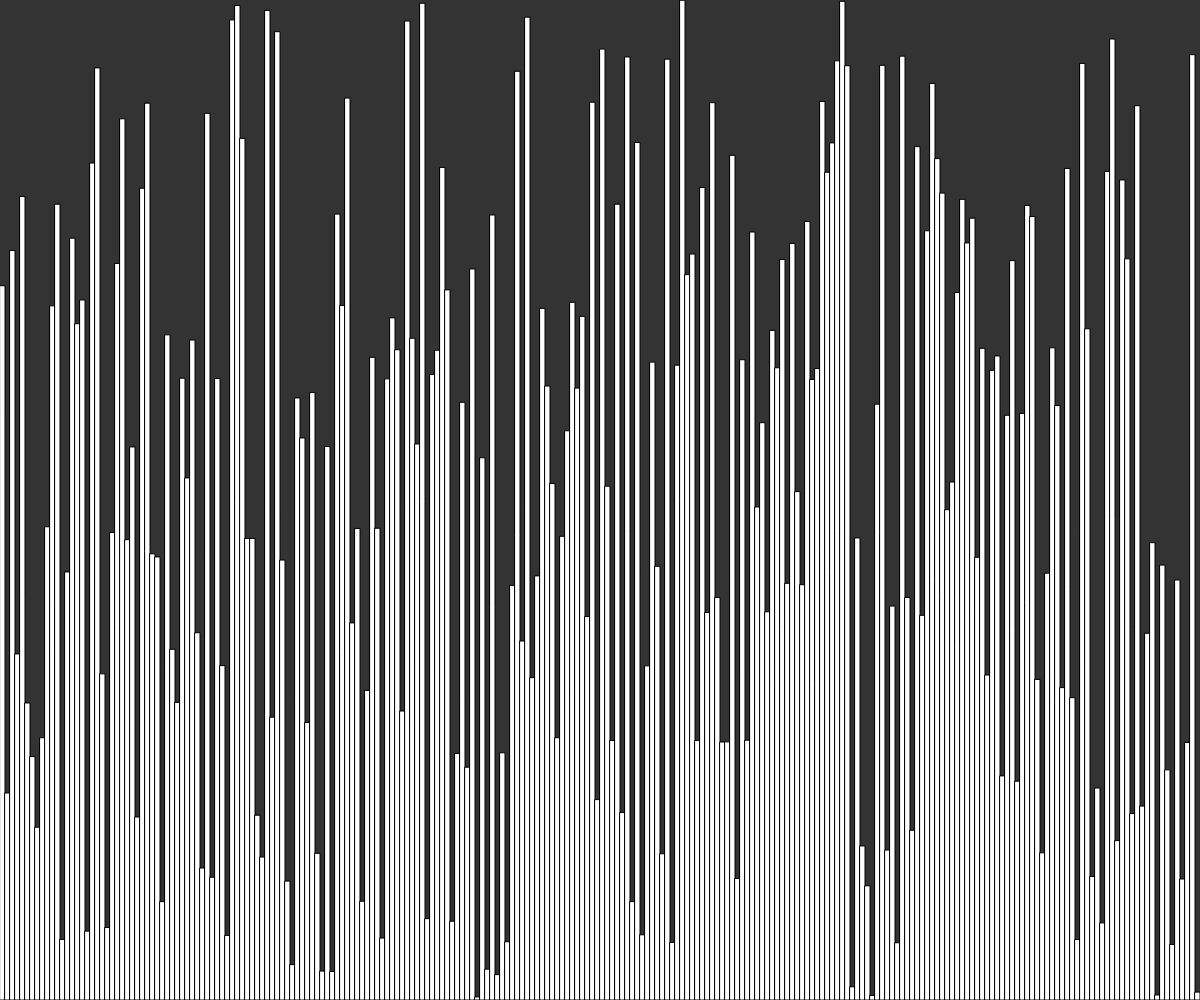
Frame 1 (no input)
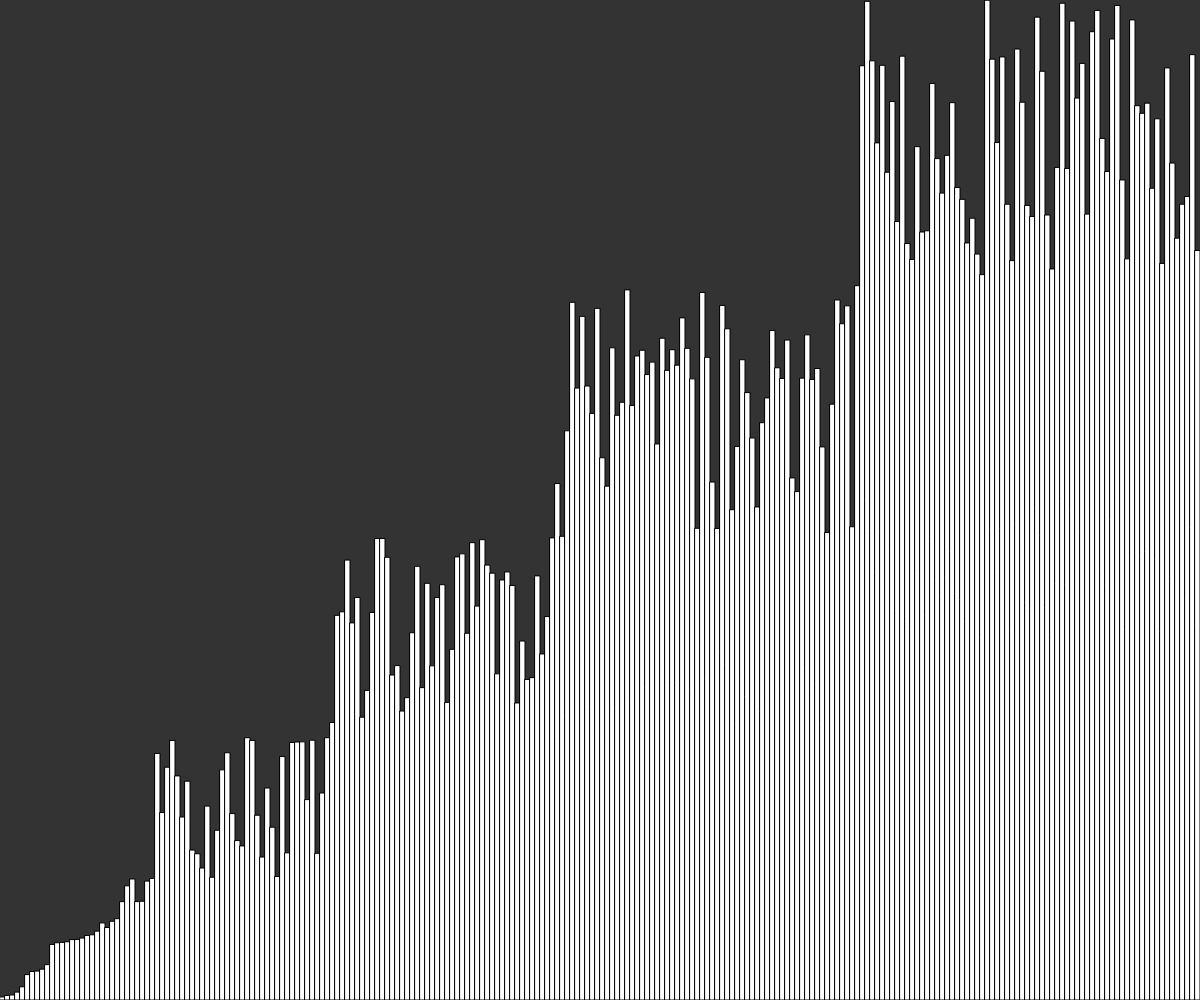
Frame 60 (no input)
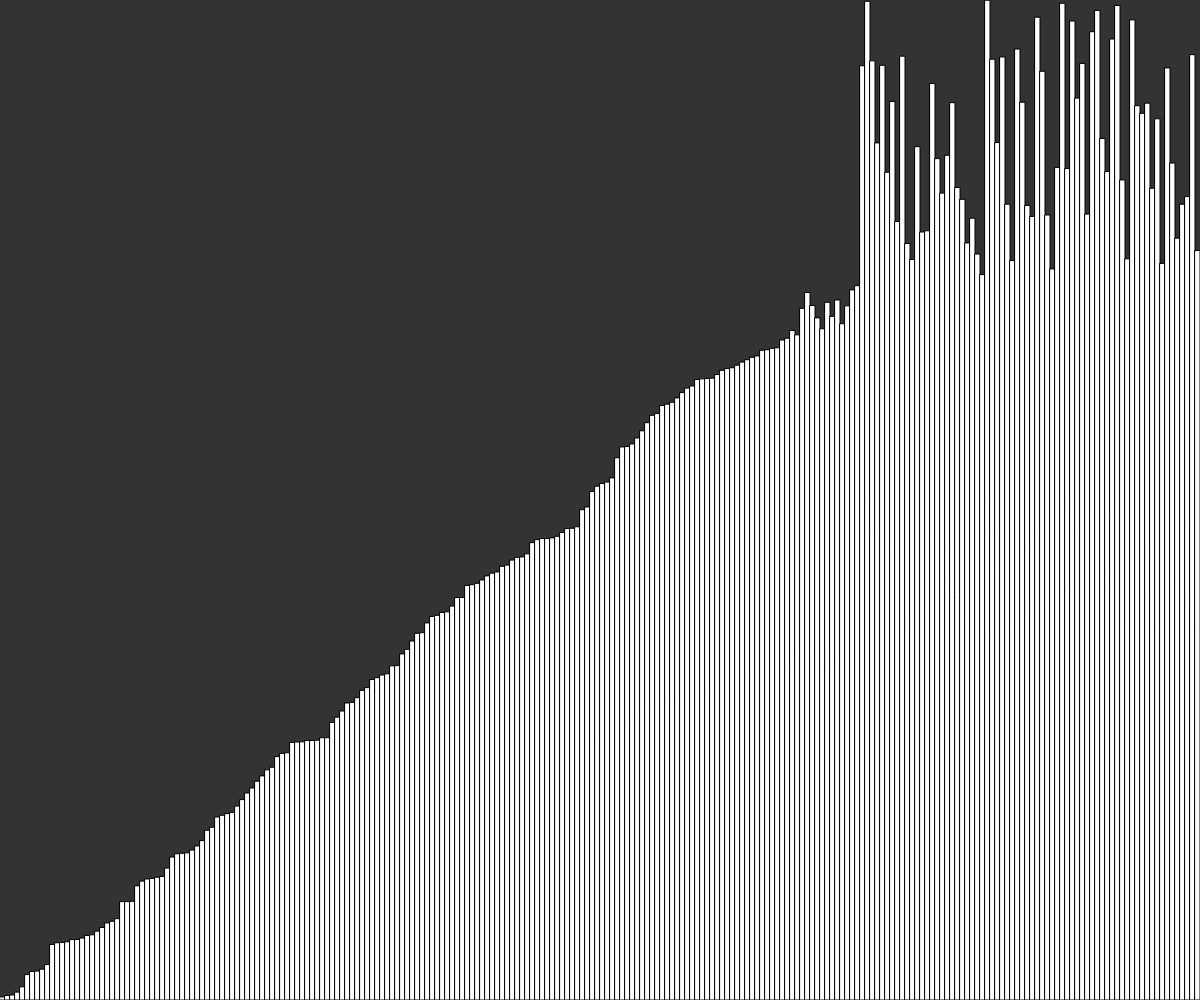
Frame 120 (the mouse pressed at the canvas centre since frame 60)

The p5.js sketch that drew these frames (run headless with seeded random() and noise() and a simulated clock; from frame 60 on, the mouse is pressed at the canvas centre):

// p5.js sketch
// ── sketch.js
let w = 5;

function setup() {
  createCanvas(windowWidth, windowHeight);
  values = new Array(floor(width / w));
  for(let i = 0; i < values.length; i++){
      values[i] = random(height);
  }
  frameRate(50);
  quickSort(values, 0, values.length - 1);
}

function draw() {
  background(51);

  for(let i = 0; i <= values.length; i++){
    stroke(0);
    fill(255);
    rect( i * w, height - values[i], w, values[i] )

  }
}

// 16 8 12 15 6 3 9 5 10

async function partition(array, start, end){
  let pivot = array[start];
  let i = start;
  let j = end;
  while(i <= j){
    while(array[i] <= pivot){
      i++;
    }
    while(array[j] > pivot){
      j--;
    }
    if(i <= j){
      await swap(array, i, j);
      i++;
      j--;
    }
  }
  await swap(array, start, j);
  return j;
}

async function swap(array, firstIndex, secondIndex){
  await sleep(10);
  let temp = array[firstIndex];
  array[firstIndex] = array[secondIndex];
  array[secondIndex] = temp;
}

async function quickSort(array, start, end){
  if(start < end){
    let j = await partition(array, start, end);

    await Promise.all([
      await quickSort(array, start, j - 1),
      await quickSort(array, j + 1, end)
    ]);
  }
}

function sleep(ms) {
  return new Promise(resolve => setTimeout(resolve, ms));
}
